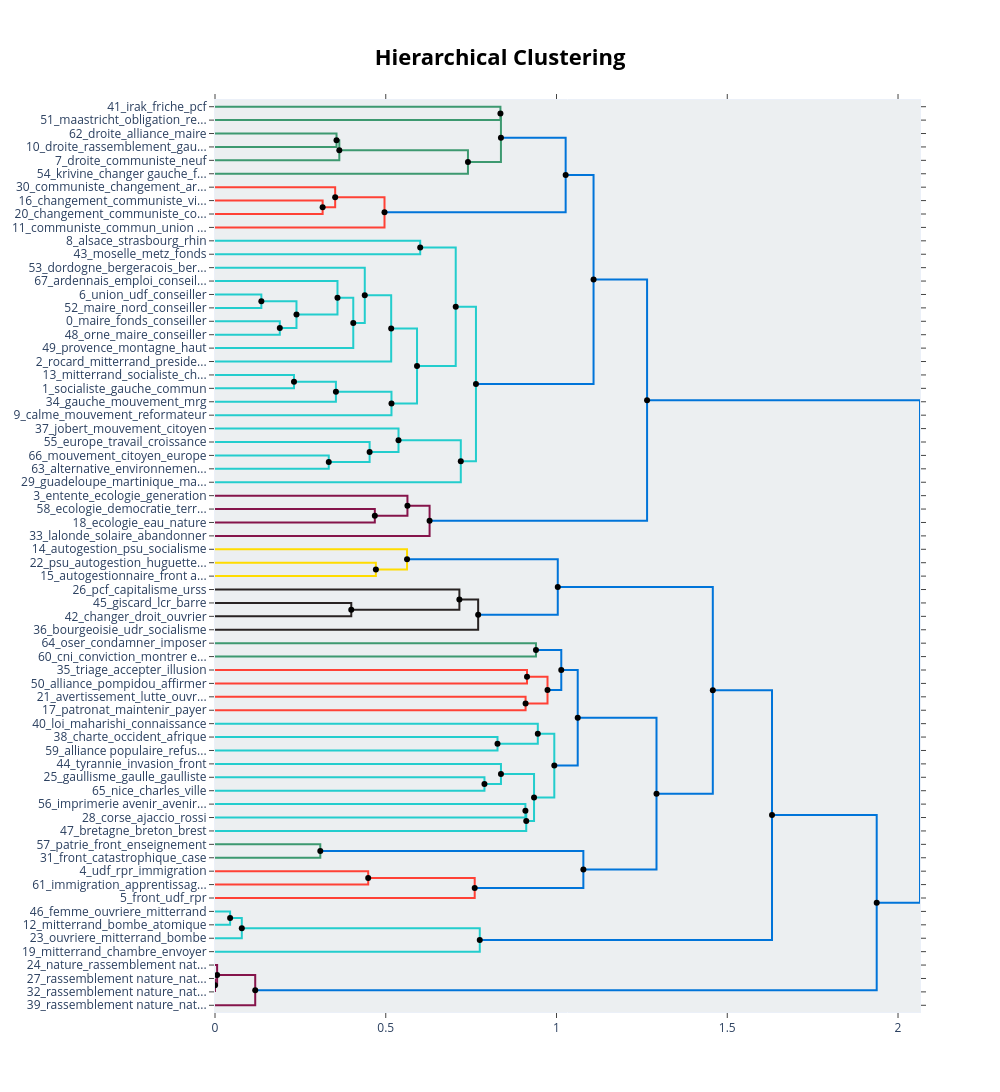

Here is the notebook cell this chart was saved with:
### Code cell
# Visualizing the potential topics hierarchical clustering
# that will be used in next cell to reduce the number of topics from 68 to 

hierarchical_topics = bertopic_model.model.hierarchical_topics(
    df_clean["text"].tolist()
)

fig = bertopic_model.model.visualize_hierarchy(
    hierarchical_topics = hierarchical_topics
)
fig.show()

### Figure 1 — Plotly figure (JSON) as saved in the notebook; plotly's stock layout.template omitted (floating-point values rounded to 4 significant figures)
{"data": [{"hoverinfo": "text", "marker": {"color": "rgb(61,153,112)"}, "mode": "lines", "text": ["irak_friche_pcf_partage_gatt", "", "", "maastricht_obligation_renier_passion_renoncer"], "type": "scatter", "x": [0.0, 0.8358, 0.8358, 0.0], "xaxis": "x", "y": [-5.0, -5.0, -15.0, -15.0], "yaxis": "y"}, {"hoverinfo": "text", "marker": {"color": "rgb(61,153,112)"}, "mode": "lines", "text": ["droite_alliance_maire_acquis_partage", "", "", "droite_rassemblement_gauche_communiste_surarmement"], "type": "scatter", "x": [0.0, 0.3558, 0.3558, 0.0], "xaxis": "x", "y": [-25.0, -25.0, -35.0, -35.0], "yaxis": "y"}, {"hoverinfo": "text", "marker": {"color": "rgb(61,153,112)"}, "mode": "lines", "text": ["droite_rassemblement_gauche_communiste_maire", "", "", "droite_communiste_neuf_maastricht_argent"], "type": "scatter", "x": [0.3558, 0.364, 0.364, 0.0], "xaxis": "x", "y": [-30.0, -30.0, -45.0, -45.0], "yaxis": "y"}, {"hoverinfo": "text", "marker": {"color": "rgb(61,153,112)"}, "mode": "lines", "text": ["droite_communiste_rassemblement_gauche_neuf", "", "", "krivine_changer gauche_forme oppression_maastricht_document"], "type": "scatter", "x": [0.364, 0.7407, 0.7407, 0.0], "xaxis": "x", "y": [-37.5, -37.5, -55.0, -55.0], "yaxis": "y"}, {"hoverinfo": "text", "marker": {"color": "rgb(61,153,112)"}, "mode": "lines", "text": ["irak_friche_pcf_maastricht_non", "", "", "droite_communiste_rassemblement_gauche_neuf"], "type": "scatter", "x": [0.8358, 0.8373, 0.8373, 0.7407], "xaxis": "x", "y": [-10.0, -10.0, -46.25, -46.25], "yaxis": "y"}, {"hoverinfo": "text", "marker": {"color": "rgb(255,65,54)"}, "mode": "lines", "text": ["changement_communiste_victoire_gauche_giscard", "", "", "changement_communiste_commun_union_changer"], "type": "scatter", "x": [0.0, 0.3152, 0.3152, 0.0], "xaxis": "x", "y": [-75.0, -75.0, -85.0, -85.0], "yaxis": "y"}, {"hoverinfo": "text", "marker": {"color": "rgb(255,65,54)"}, "mode": "lines", "text": ["communiste_changement_arrondissement_union_victoire", "", "", "changement_communiste_union_victoire_gauche"], "type": "scatter", "x": [0.0, 0.3519, 0.3519, 0.3152], "xaxis": "x", "y": [-65.0, -65.0, -80.0, -80.0], "yaxis": "y"}, {"hoverinfo": "text", "marker": {"color": "rgb(255,65,54)"}, "mode": "lines", "text": ["changement_communiste_union_victoire_gauche", "", "", "communiste_commun_union populaire_application_œuvre"], "type": "scatter", "x": [0.3519, 0.4964, 0.4964, 0.0], "xaxis": "x", "y": [-72.5, -72.5, -95.0, -95.0], "yaxis": "y"}, {"hoverinfo": "text", "marker": {"color": "rgb(0,116,217)"}, "mode": "lines", "text": ["droite_communiste_rassemblement_gauche_maastricht", "", "", "communiste_commun_changement_union_victoire"], "type": "scatter", "x": [0.8373, 1.027, 1.027, 0.4964], "xaxis": "x", "y": [-28.12, -28.12, -83.75, -83.75], "yaxis": "y"}, {"hoverinfo": "text", "marker": {"color": "rgb(35,205,205)"}, "mode": "lines", "text": ["alsace_strasbourg_rhin_mulhouse_man", "", "", "moselle_metz_fonds_maire_conseiller"], "type": "scatter", "x": [0.0, 0.6009, 0.6009, 0.0], "xaxis": "x", "y": [-105.0, -105.0, -115.0, -115.0], "yaxis": "y"}, {"hoverinfo": "text", "marker": {"color": "rgb(35,205,205)"}, "mode": "lines", "text": ["union_udf_conseiller_maire_rpr", "", "", "maire_nord_conseiller_fonds_avenir"], "type": "scatter", "x": [0.0, 0.1357, 0.1357, 0.0], "xaxis": "x", "y": [-145.0, -145.0, -155.0, -155.0], "yaxis": "y"}, {"hoverinfo": "text", "marker": {"color": "rgb(35,205,205)"}, "mode": "lines", "text": ["maire_fonds_conseiller_union_justice", "", "", "orne_maire_conseiller_agriculture_rural"], "type": "scatter", "x": [0.0, 0.1897, 0.1897, 0.0], "xaxis": "x", "y": [-165.0, -165.0, -175.0, -175.0], "yaxis": "y"}, {"hoverinfo": "text", "marker": {"color": "rgb(35,205,205)"}, "mode": "lines", "text": ["maire_conseiller_union_fonds_udf", "", "", "maire_fonds_conseiller_union_justice"], "type": "scatter", "x": [0.1357, 0.2386, 0.2386, 0.1897], "xaxis": "x", "y": [-150.0, -150.0, -170.0, -170.0], "yaxis": "y"}, {"hoverinfo": "text", "marker": {"color": "rgb(35,205,205)"}, "mode": "lines", "text": ["ardennais_emploi_conseiller_fonds_socialiste", "", "", "maire_conseiller_fonds_union_avenir"], "type": "scatter", "x": [0.0, 0.3586, 0.3586, 0.2386], "xaxis": "x", "y": [-135.0, -135.0, -160.0, -160.0], "yaxis": "y"}, {"hoverinfo": "text", "marker": {"color": "rgb(35,205,205)"}, "mode": "lines", "text": ["maire_conseiller_fonds_union_avenir", "", "", "provence_montagne_haut_tourisme_aix"], "type": "scatter", "x": [0.3586, 0.4049, 0.4049, 0.0], "xaxis": "x", "y": [-147.5, -147.5, -185.0, -185.0], "yaxis": "y"}, {"hoverinfo": "text", "marker": {"color": "rgb(35,205,205)"}, "mode": "lines", "text": ["dordogne_bergeracois_bergerac_maire_conseiller", "", "", "maire_conseiller_fonds_union_avenir"], "type": "scatter", "x": [0.0, 0.4386, 0.4386, 0.4049], "xaxis": "x", "y": [-125.0, -125.0, -166.2, -166.2], "yaxis": "y"}, {"hoverinfo": "text", "marker": {"color": "rgb(35,205,205)"}, "mode": "lines", "text": ["maire_conseiller_fonds_union_avenir", "", "", "rocard_mitterrand_presidentielle_ouverture_revenu minimum"], "type": "scatter", "x": [0.4386, 0.5159, 0.5159, 0.0], "xaxis": "x", "y": [-145.6, -145.6, -195.0, -195.0], "yaxis": "y"}, {"hoverinfo": "text", "marker": {"color": "rgb(35,205,205)"}, "mode": "lines", "text": ["mitterrand_socialiste_changement_mauroy_espoir", "", "", "socialiste_gauche_commun_union_changement"], "type": "scatter", "x": [0.0, 0.2313, 0.2313, 0.0], "xaxis": "x", "y": [-205.0, -205.0, -215.0, -215.0], "yaxis": "y"}, {"hoverinfo": "text", "marker": {"color": "rgb(35,205,205)"}, "mode": "lines", "text": ["socialiste_gauche_changement_commun_maire", "", "", "gauche_mouvement_mrg_radical_crepeau"], "type": "scatter", "x": [0.2313, 0.3541, 0.3541, 0.0], "xaxis": "x", "y": [-210.0, -210.0, -225.0, -225.0], "yaxis": "y"}, {"hoverinfo": "text", "marker": {"color": "rgb(35,205,205)"}, "mode": "lines", "text": ["socialiste_gauche_changement_commun_maire", "", "", "calme_mouvement_reformateur_construction_changement"], "type": "scatter", "x": [0.3541, 0.5168, 0.5168, 0.0], "xaxis": "x", "y": [-217.5, -217.5, -235.0, -235.0], "yaxis": "y"}, {"hoverinfo": "text", "marker": {"color": "rgb(35,205,205)"}, "mode": "lines", "text": ["maire_conseiller_fonds_union_avenir", "", "", "socialiste_gauche_changement_mouvement_maire"], "type": "scatter", "x": [0.5159, 0.5916, 0.5916, 0.5168], "xaxis": "x", "y": [-170.3, -170.3, -226.2, -226.2], "yaxis": "y"}, {"hoverinfo": "text", "marker": {"color": "rgb(35,205,205)"}, "mode": "lines", "text": ["alsace_strasbourg_rhin_mulhouse_moselle", "", "", "maire_socialiste_fonds_conseiller_union"], "type": "scatter", "x": [0.6009, 0.7049, 0.7049, 0.5916], "xaxis": "x", "y": [-110.0, -110.0, -198.3, -198.3], "yaxis": "y"}, {"hoverinfo": "text", "marker": {"color": "rgb(35,205,205)"}, "mode": "lines", "text": ["mouvement_citoyen_europe_emploi_passe", "", "", "alternative_environnement_ecologie gauche_ecologie_gauche"], "type": "scatter", "x": [0.0, 0.3331, 0.3331, 0.0], "xaxis": "x", "y": [-265.0, -265.0, -275.0, -275.0], "yaxis": "y"}, {"hoverinfo": "text", "marker": {"color": "rgb(35,205,205)"}, "mode": "lines", "text": ["europe_travail_croissance_socialiste_entreprendre", "", "", "alternative_environnement_emploi_mouvement_travail"], "type": "scatter", "x": [0.0, 0.4528, 0.4528, 0.3331], "xaxis": "x", "y": [-255.0, -255.0, -270.0, -270.0], "yaxis": "y"}, {"hoverinfo": "text", "marker": {"color": "rgb(35,205,205)"}, "mode": "lines", "text": ["jobert_mouvement_citoyen_cumul_limiter", "", "", "europe_travail_environnement_emploi_alternative"], "type": "scatter", "x": [0.0, 0.5373, 0.5373, 0.4528], "xaxis": "x", "y": [-245.0, -245.0, -262.5, -262.5], "yaxis": "y"}, {"hoverinfo": "text", "marker": {"color": "rgb(35,205,205)"}, "mode": "lines", "text": ["mouvement_travail_europe_citoyen_environnement", "", "", "guadeloupe_martinique_martiniquais_territoire_statut"], "type": "scatter", "x": [0.5373, 0.7197, 0.7197, 0.0], "xaxis": "x", "y": [-253.8, -253.8, -285.0, -285.0], "yaxis": "y"}, {"hoverinfo": "text", "marker": {"color": "rgb(35,205,205)"}, "mode": "lines", "text": ["maire_fonds_conseiller_socialiste_union", "", "", "mouvement_travail_europe_citoyen_emploi"], "type": "scatter", "x": [0.7049, 0.7641, 0.7641, 0.7197], "xaxis": "x", "y": [-154.1, -154.1, -269.4, -269.4], "yaxis": "y"}, {"hoverinfo": "text", "marker": {"color": "rgb(0,116,217)"}, "mode": "lines", "text": ["communiste_droite_gauche_changement_commun", "", "", "maire_fonds_conseiller_socialiste_union"], "type": "scatter", "x": [1.027, 1.108, 1.108, 0.7641], "xaxis": "x", "y": [-55.94, -55.94, -211.8, -211.8], "yaxis": "y"}, {"hoverinfo": "text", "marker": {"color": "rgb(133,20,75)"}, "mode": "lines", "text": ["ecologie_democratie_terrain_union ecologie_pacte", "", "", "ecologie_eau_nature_gaspillage_croissance"], "type": "scatter", "x": [0.0, 0.468, 0.468, 0.0], "xaxis": "x", "y": [-305.0, -305.0, -315.0, -315.0], "yaxis": "y"}, {"hoverinfo": "text", "marker": {"color": "rgb(133,20,75)"}, "mode": "lines", "text": ["entente_ecologie_generation_environnement_chance", "", "", "ecologie_nature_pollution_eau_environnement"], "type": "scatter", "x": [0.0, 0.5635, 0.5635, 0.468], "xaxis": "x", "y": [-295.0, -295.0, -310.0, -310.0], "yaxis": "y"}, {"hoverinfo": "text", "marker": {"color": "rgb(133,20,75)"}, "mode": "lines", "text": ["ecologie_entente_environnement_generation_chance", "", "", "lalonde_solaire_abandonner_affirmer_lieu"], "type": "scatter", "x": [0.5635, 0.6283, 0.6283, 0.0], "xaxis": "x", "y": [-302.5, -302.5, -325.0, -325.0], "yaxis": "y"}, {"hoverinfo": "text", "marker": {"color": "rgb(0,116,217)"}, "mode": "lines", "text": ["maire_fonds_communiste_union_conseiller", "", "", "ecologie_entente_environnement_generation_nature"], "type": "scatter", "x": [1.108, 1.265, 1.265, 0.6283], "xaxis": "x", "y": [-133.8, -133.8, -313.8, -313.8], "yaxis": "y"}, {"hoverinfo": "text", "marker": {"color": "rgb(255,220,0)"}, "mode": "lines", "text": ["psu_autogestion_huguette bouchardeau_huguette_bouchardeau", "", "", "autogestionnaire_front autogestionnaire_autogestion_front_droit"], "type": "scatter", "x": [0.0, 0.471, 0.471, 0.0], "xaxis": "x", "y": [-345.0, -345.0, -355.0, -355.0], "yaxis": "y"}, {"hoverinfo": "text", "marker": {"color": "rgb(255,220,0)"}, "mode": "lines", "text": ["autogestion_psu_socialisme_finir_projet", "", "", "autogestionnaire_autogestion_front autogestionnaire_psu_populaire"], "type": "scatter", "x": [0.0, 0.5623, 0.5623, 0.471], "xaxis": "x", "y": [-335.0, -335.0, -350.0, -350.0], "yaxis": "y"}, {"hoverinfo": "text", "marker": {"color": "rgb(40,35,35)"}, "mode": "lines", "text": ["giscard_lcr_barre_giscard barre_ligue communiste", "", "", "changer_droit_ouvrier_crise_mobile"], "type": "scatter", "x": [0.0, 0.399, 0.399, 0.0], "xaxis": "x", "y": [-375.0, -375.0, -385.0, -385.0], "yaxis": "y"}, {"hoverinfo": "text", "marker": {"color": "rgb(40,35,35)"}, "mode": "lines", "text": ["pcf_capitalisme_urss_querelle_socialisme", "", "", "giscard_changer_droit_ligue communiste_ligue"], "type": "scatter", "x": [0.0, 0.7156, 0.7156, 0.399], "xaxis": "x", "y": [-365.0, -365.0, -380.0, -380.0], "yaxis": "y"}, {"hoverinfo": "text", "marker": {"color": "rgb(40,35,35)"}, "mode": "lines", "text": ["giscard_socialisme_crise_barre_capitalisme", "", "", "bourgeoisie_udr_socialisme_ligue communiste_capitaliste"], "type": "scatter", "x": [0.7156, 0.7706, 0.7706, 0.0], "xaxis": "x", "y": [-372.5, -372.5, -395.0, -395.0], "yaxis": "y"}, {"hoverinfo": "text", "marker": {"color": "rgb(0,116,217)"}, "mode": "lines", "text": ["autogestion_psu_autogestionnaire_socialisme_front autogestionnaire", "", "", "socialisme_capitalisme_capitaliste_giscard_ligue communiste"], "type": "scatter", "x": [0.5623, 1.004, 1.004, 0.7706], "xaxis": "x", "y": [-342.5, -342.5, -383.8, -383.8], "yaxis": "y"}, {"hoverinfo": "text", "marker": {"color": "rgb(61,153,112)"}, "mode": "lines", "text": ["oser_condamner_imposer_sauvegarde_etranger", "", "", "cni_conviction_montrer exemple_fax_honneur antoine"], "type": "scatter", "x": [0.0, 0.9398, 0.9398, 0.0], "xaxis": "x", "y": [-405.0, -405.0, -415.0, -415.0], "yaxis": "y"}, {"hoverinfo": "text", "marker": {"color": "rgb(255,65,54)"}, "mode": "lines", "text": ["triage_accepter_illusion_version_production agricole", "", "", "alliance_pompidou_affirmer_regionalisation_abelin"], "type": "scatter", "x": [0.0, 0.9136, 0.9136, 0.0], "xaxis": "x", "y": [-425.0, -425.0, -435.0, -435.0], "yaxis": "y"}, {"hoverinfo": "text", "marker": {"color": "rgb(255,65,54)"}, "mode": "lines", "text": ["avertissement_lutte_ouvriere_ouvrier_marquer", "", "", "patronat_maintenir_payer_vendre_banque"], "type": "scatter", "x": [0.0, 0.9095, 0.9095, 0.0], "xaxis": "x", "y": [-445.0, -445.0, -455.0, -455.0], "yaxis": "y"}, {"hoverinfo": "text", "marker": {"color": "rgb(255,65,54)"}, "mode": "lines", "text": ["triage_accepter_illusion_alliance_europe", "", "", "payer_maintenir_patronat_banque_vendre"], "type": "scatter", "x": [0.9136, 0.9736, 0.9736, 0.9095], "xaxis": "x", "y": [-430.0, -430.0, -450.0, -450.0], "yaxis": "y"}, {"hoverinfo": "text", "marker": {"color": "rgb(0,116,217)"}, "mode": "lines", "text": ["cni_oser_condamner_imposer_respect", "", "", "payer_maintenir_patronat_banque_vendre"], "type": "scatter", "x": [0.9398, 1.014, 1.014, 0.9736], "xaxis": "x", "y": [-410.0, -410.0, -440.0, -440.0], "yaxis": "y"}, {"hoverinfo": "text", "marker": {"color": "rgb(35,205,205)"}, "mode": "lines", "text": ["charte_occident_afrique_boycott_principe", "", "", "alliance populaire_refus_alliance_humiliation_instauration"], "type": "scatter", "x": [0.0, 0.8272, 0.8272, 0.0], "xaxis": "x", "y": [-475.0, -475.0, -485.0, -485.0], "yaxis": "y"}, {"hoverinfo": "text", "marker": {"color": "rgb(35,205,205)"}, "mode": "lines", "text": ["loi_maharishi_connaissance_science_potentiel", "", "", "instauration_alliance populaire_charte_occident_afrique"], "type": "scatter", "x": [0.0, 0.9452, 0.9452, 0.8272], "xaxis": "x", "y": [-465.0, -465.0, -480.0, -480.0], "yaxis": "y"}, {"hoverinfo": "text", "marker": {"color": "rgb(35,205,205)"}, "mode": "lines", "text": ["gaullisme_gaulle_gaulliste_progressiste_front progressiste", "", "", "nice_charles_ville_medecin_conseiller"], "type": "scatter", "x": [0.0, 0.789, 0.789, 0.0], "xaxis": "x", "y": [-505.0, -505.0, -515.0, -515.0], "yaxis": "y"}, {"hoverinfo": "text", "marker": {"color": "rgb(35,205,205)"}, "mode": "lines", "text": ["tyrannie_invasion_front_expansion_faux", "", "", "gaullisme_nice_gaulle_gaulliste_progressiste"], "type": "scatter", "x": [0.0, 0.8373, 0.8373, 0.789], "xaxis": "x", "y": [-495.0, -495.0, -510.0, -510.0], "yaxis": "y"}, {"hoverinfo": "text", "marker": {"color": "rgb(35,205,205)"}, "mode": "lines", "text": ["imprimerie avenir_avenir graphique_graphique_socialiste imprimerie_socialiste", "", "", "corse_ajaccio_rossi_bastia_sud"], "type": "scatter", "x": [0.0, 0.9089, 0.9089, 0.0], "xaxis": "x", "y": [-525.0, -525.0, -535.0, -535.0], "yaxis": "y"}, {"hoverinfo": "text", "marker": {"color": "rgb(35,205,205)"}, "mode": "lines", "text": ["corse_ajaccio_rossi_bastia_imprimerie avenir", "", "", "bretagne_breton_brest_industrialisation_langue"], "type": "scatter", "x": [0.9089, 0.9113, 0.9113, 0.0], "xaxis": "x", "y": [-530.0, -530.0, -545.0, -545.0], "yaxis": "y"}, {"hoverinfo": "text", "marker": {"color": "rgb(35,205,205)"}, "mode": "lines", "text": ["gaullisme_nice_gaulle_front_gaulliste", "", "", "corse_bretagne_breton_ajaccio_brest"], "type": "scatter", "x": [0.8373, 0.9342, 0.9342, 0.9113], "xaxis": "x", "y": [-502.5, -502.5, -537.5, -537.5], "yaxis": "y"}, {"hoverinfo": "text", "marker": {"color": "rgb(35,205,205)"}, "mode": "lines", "text": ["loi_instauration_alliance populaire_maharishi_charte", "", "", "corse_bretagne_gaullisme_nice_gaulle"], "type": "scatter", "x": [0.9452, 0.9935, 0.9935, 0.9342], "xaxis": "x", "y": [-472.5, -472.5, -520.0, -520.0], "yaxis": "y"}, {"hoverinfo": "text", "marker": {"color": "rgb(0,116,217)"}, "mode": "lines", "text": ["payer_maintenir_patronat_banque_vendre", "", "", "corse_loi_bretagne_nation_gaullisme"], "type": "scatter", "x": [1.014, 1.062, 1.062, 0.9935], "xaxis": "x", "y": [-425.0, -425.0, -496.2, -496.2], "yaxis": "y"}, {"hoverinfo": "text", "marker": {"color": "rgb(61,153,112)"}, "mode": "lines", "text": ["patrie_front_enseignement_catastrophique_survivre", "", "", "front_catastrophique_case_retablir_enseignement"], "type": "scatter", "x": [0.0, 0.3083, 0.3083, 0.0], "xaxis": "x", "y": [-555.0, -555.0, -565.0, -565.0], "yaxis": "y"}, {"hoverinfo": "text", "marker": {"color": "rgb(255,65,54)"}, "mode": "lines", "text": ["udf_rpr_immigration_carte_sauver", "", "", "immigration_apprentissage_front_expulsion_taxe"], "type": "scatter", "x": [0.0, 0.4486, 0.4486, 0.0], "xaxis": "x", "y": [-575.0, -575.0, -585.0, -585.0], "yaxis": "y"}, {"hoverinfo": "text", "marker": {"color": "rgb(255,65,54)"}, "mode": "lines", "text": ["immigration_udf_rpr_sauver_carte", "", "", "front_udf_rpr_suppression_fiscaliste"], "type": "scatter", "x": [0.4486, 0.7605, 0.7605, 0.0], "xaxis": "x", "y": [-580.0, -580.0, -595.0, -595.0], "yaxis": "y"}, {"hoverinfo": "text", "marker": {"color": "rgb(0,116,217)"}, "mode": "lines", "text": ["front_patrie_catastrophique_enseignement_famille", "", "", "udf_rpr_front_immigration_mort"], "type": "scatter", "x": [0.3083, 1.079, 1.079, 0.7605], "xaxis": "x", "y": [-560.0, -560.0, -587.5, -587.5], "yaxis": "y"}, {"hoverinfo": "text", "marker": {"color": "rgb(0,116,217)"}, "mode": "lines", "text": ["payer_maintenir_patronat_banque_lutte", "", "", "front_udf_rpr_immigration_mort"], "type": "scatter", "x": [1.062, 1.293, 1.293, 1.079], "xaxis": "x", "y": [-460.6, -460.6, -573.8, -573.8], "yaxis": "y"}, {"hoverinfo": "text", "marker": {"color": "rgb(0,116,217)"}, "mode": "lines", "text": ["socialisme_autogestion_psu_capitalisme_capitaliste", "", "", "front_udf_rpr_immigration_mort"], "type": "scatter", "x": [1.004, 1.458, 1.458, 1.293], "xaxis": "x", "y": [-363.1, -363.1, -517.2, -517.2], "yaxis": "y"}, {"hoverinfo": "text", "marker": {"color": "rgb(35,205,205)"}, "mode": "lines", "text": ["femme_ouvriere_mitterrand_bombe_atomique", "", "", "mitterrand_bombe_atomique_femme_lutte"], "type": "scatter", "x": [0.0, 0.04422, 0.04422, 0.0], "xaxis": "x", "y": [-605.0, -605.0, -615.0, -615.0], "yaxis": "y"}, {"hoverinfo": "text", "marker": {"color": "rgb(35,205,205)"}, "mode": "lines", "text": ["mitterrand_bombe_atomique_femme_lutte", "", "", "ouvriere_mitterrand_bombe_atomique_lutte"], "type": "scatter", "x": [0.04422, 0.07847, 0.07847, 0.0], "xaxis": "x", "y": [-610.0, -610.0, -625.0, -625.0], "yaxis": "y"}, {"hoverinfo": "text", "marker": {"color": "rgb(35,205,205)"}, "mode": "lines", "text": ["mitterrand_bombe_atomique_ouvriere_lutte", "", "", "mitterrand_chambre_envoyer_lutte_vis"], "type": "scatter", "x": [0.07847, 0.7753, 0.7753, 0.0], "xaxis": "x", "y": [-617.5, -617.5, -635.0, -635.0], "yaxis": "y"}, {"hoverinfo": "text", "marker": {"color": "rgb(0,116,217)"}, "mode": "lines", "text": ["front_socialisme_udf_rpr_immigration", "", "", "mitterrand_lutte_bombe_atomique_ouvriere"], "type": "scatter", "x": [1.458, 1.631, 1.631, 0.7753], "xaxis": "x", "y": [-440.2, -440.2, -626.2, -626.2], "yaxis": "y"}, {"hoverinfo": "text", "marker": {"color": "rgb(133,20,75)"}, "mode": "lines", "text": ["rassemblement nature_nature_marseille_existence_rassemblement", "", "", "rassemblement nature_nature_marseille_existence_rassemblement"], "type": "scatter", "x": [0.0, 7.487e-06, 7.487e-06, 0.0], "xaxis": "x", "y": [-655.0, -655.0, -665.0, -665.0], "yaxis": "y"}, {"hoverinfo": "text", "marker": {"color": "rgb(133,20,75)"}, "mode": "lines", "text": ["nature_rassemblement nature_existence_rassemblement_existence lutte", "", "", "rassemblement nature_nature_marseille_existence_rassemblement"], "type": "scatter", "x": [0.0, 0.006201, 0.006201, 7.487e-06], "xaxis": "x", "y": [-645.0, -645.0, -660.0, -660.0], "yaxis": "y"}, {"hoverinfo": "text", "marker": {"color": "rgb(133,20,75)"}, "mode": "lines", "text": ["rassemblement nature_nature_existence_marseille_rassemblement", "", "", "rassemblement nature_nature_existence_bol_ras"], "type": "scatter", "x": [0.006201, 0.1178, 0.1178, 0.0], "xaxis": "x", "y": [-652.5, -652.5, -675.0, -675.0], "yaxis": "y"}, {"hoverinfo": "text", "marker": {"color": "rgb(0,116,217)"}, "mode": "lines", "text": ["front_lutte_mitterrand_socialisme_udf", "", "", "rassemblement nature_nature_existence_marseille_rassemblement"], "type": "scatter", "x": [1.631, 1.938, 1.938, 0.1178], "xaxis": "x", "y": [-533.2, -533.2, -663.8, -663.8], "yaxis": "y"}, {"hoverinfo": "text", "marker": {"color": "rgb(0,116,217)"}, "mode": "lines", "text": ["fonds_maire_union_communiste_conseiller", "", "", "front_lutte_mitterrand_socialisme_udf"], "type": "scatter", "x": [1.265, 2.064, 2.064, 1.938], "xaxis": "x", "y": [-223.8, -223.8, -598.5, -598.5], "yaxis": "y"}, {"hoverinfo": "text", "hovertext": ["droite_rassemblement_gauche_communiste_maire", "droite_communiste_rassemblement_gauche_neuf", "irak_friche_pcf_maastricht_non", "changement_communiste_union_victoire_gauche", "droite_communiste_rassemblement_gauche_maastricht", "maire_conseiller_union_fonds_udf", "maire_conseiller_fonds_union_avenir", "maire_conseiller_fonds_union_avenir", "socialiste_gauche_changement_commun_maire", "socialiste_gauche_changement_commun_maire", "maire_conseiller_fonds_union_avenir", "alsace_strasbourg_rhin_mulhouse_moselle", "mouvement_travail_europe_citoyen_environnement", "maire_fonds_conseiller_socialiste_union", "communiste_droite_gauche_changement_commun", "ecologie_entente_environnement_generation_chance", "maire_fonds_communiste_union_conseiller", "giscard_socialisme_crise_barre_capitalisme", "autogestion_psu_autogestionnaire_socialisme_front autogestionnaire", "triage_accepter_illusion_alliance_europe", "cni_oser_condamner_imposer_respect", "corse_ajaccio_rossi_bastia_imprimerie avenir", "gaullisme_nice_gaulle_front_gaulliste", "loi_instauration_alliance populaire_maharishi_charte", "payer_maintenir_patronat_banque_vendre", "immigration_udf_rpr_sauver_carte", "front_patrie_catastrophique_enseignement_famille", "payer_maintenir_patronat_banque_lutte", "socialisme_autogestion_psu_capitalisme_capitaliste", "mitterrand_bombe_atomique_femme_lutte", "mitterrand_bombe_atomique_ouvriere_lutte", "front_socialisme_udf_rpr_immigration", "rassemblement nature_nature_existence_marseille_rassemblement", "front_lutte_mitterrand_socialisme_udf", "fonds_maire_union_communiste_conseiller"], "marker": {"color": "black"}, "mode": "markers", "showlegend": false, "type": "scatter", "x": [0.3558, 0.364, 0.8358, 0.3519, 0.8373, 0.1357, 0.3586, 0.4386, 0.2313, 0.3541, 0.5159, 0.6009, 0.5373, 0.7049, 1.027, 0.5635, 1.108, 0.7156, 0.5623, 0.9136, 0.9398, 0.9089, 0.8373, 0.9452, 1.014, 0.4486, 0.3083, 1.062, 1.004, 0.04422, 0.07847, 1.458, 0.006201, 1.631, 1.265], "y": [-30, -37.5, -10, -72.5, -28.12, -150, -147.5, -145.6, -210, -217.5, -170.3, -110, -253.8, -154.1, -55.94, -302.5, -133.8, -372.5, -342.5, -430, -410, -530, -502.5, -472.5, -425, -580, -560, -460.6, -363.1, -610, -617.5, -440.2, -652.5, -533.2, -223.8]}, {"hoverinfo": "text", "hovertext": ["droite_communiste_rassemblement_gauche_neuf", "changement_communiste_union_victoire_gauche", "communiste_commun_changement_union_victoire", "maire_fonds_conseiller_union_justice", "maire_conseiller_fonds_union_avenir", "maire_conseiller_fonds_union_avenir", "socialiste_gauche_changement_mouvement_maire", "maire_socialiste_fonds_conseiller_union", "alternative_environnement_emploi_mouvement_travail", "europe_travail_environnement_emploi_alternative", "mouvement_travail_europe_citoyen_emploi", "maire_fonds_conseiller_socialiste_union", "ecologie_nature_pollution_eau_environnement", "ecologie_entente_environnement_generation_nature", "autogestionnaire_autogestion_front autogestionnaire_psu_populaire", "giscard_changer_droit_ligue communiste_ligue", "socialisme_capitalisme_capitaliste_giscard_ligue communiste", "payer_maintenir_patronat_banque_vendre", "payer_maintenir_patronat_banque_vendre", "instauration_alliance populaire_charte_occident_afrique", "gaullisme_nice_gaulle_gaulliste_progressiste", "corse_bretagne_breton_ajaccio_brest", "corse_bretagne_gaullisme_nice_gaulle", "corse_loi_bretagne_nation_gaullisme", "udf_rpr_front_immigration_mort", "front_udf_rpr_immigration_mort", "front_udf_rpr_immigration_mort", "mitterrand_lutte_bombe_atomique_ouvriere", "rassemblement nature_nature_marseille_existence_rassemblement", "rassemblement nature_nature_existence_marseille_rassemblement", "front_lutte_mitterrand_socialisme_udf"], "marker": {"color": "black"}, "mode": "markers", "showlegend": false, "type": "scatter", "x": [0.7407, 0.3152, 0.4964, 0.1897, 0.2386, 0.4049, 0.5168, 0.5916, 0.3331, 0.4528, 0.7197, 0.7641, 0.468, 0.6283, 0.471, 0.399, 0.7706, 0.9095, 0.9736, 0.8272, 0.789, 0.9113, 0.9342, 0.9935, 0.7605, 1.079, 1.293, 0.7753, 7.487e-06, 0.1178, 1.938], "y": [-46.25, -80, -83.75, -170, -160, -166.2, -226.2, -198.3, -270, -262.5, -269.4, -211.8, -310, -313.8, -350, -380, -383.8, -450, -440, -480, -510, -537.5, -520, -496.2, -587.5, -573.8, -517.2, -626.2, -660, -663.8, -598.5]}], "layout": {"autosize": false, "height": 1220, "hoverlabel": {"bgcolor": "white", "font": {"family": "Rockwell", "size": 16}}, "hovermode": "closest", "plot_bgcolor": "#ECEFF1", "showlegend": false, "title": {"font": {"color": "Black", "size": 22}, "text": "<b>Hierarchical Clustering</b>", "x": 0.5, "xanchor": "center", "yanchor": "top"}, "width": 1000, "xaxis": {"mirror": "allticks", "rangemode": "tozero", "showgrid": false, "showline": true, "showticklabels": true, "ticks": "outside", "type": "linear", "zeroline": false}, "yaxis": {"mirror": "allticks", "range": [-680, 0], "rangemode": "tozero", "showgrid": false, "showline": true, "showticklabels": true, "tickmode": "array", "ticks": "outside", "ticktext": ["41_irak_friche_pcf", "51_maastricht_obligation_re...", "62_droite_alliance_maire", "10_droite_rassemblement_gau...", "7_droite_communiste_neuf", "54_krivine_changer gauche_f...", "30_communiste_changement_ar...", "16_changement_communiste_vi...", "20_changement_communiste_co...", "11_communiste_commun_union ...", "8_alsace_strasbourg_rhin", "43_moselle_metz_fonds", "53_dordogne_bergeracois_ber...", "67_ardennais_emploi_conseil...", "6_union_udf_conseiller", "52_maire_nord_conseiller", "0_maire_fonds_conseiller", "48_orne_maire_conseiller", "49_provence_montagne_haut", "2_rocard_mitterrand_preside...", "13_mitterrand_socialiste_ch...", "1_socialiste_gauche_commun", "34_gauche_mouvement_mrg", "9_calme_mouvement_reformateur", "37_jobert_mouvement_citoyen", "55_europe_travail_croissance", "66_mouvement_citoyen_europe", "63_alternative_environnemen...", "29_guadeloupe_martinique_ma...", "3_entente_ecologie_generation", "58_ecologie_democratie_terr...", "18_ecologie_eau_nature", "33_lalonde_solaire_abandonner", "14_autogestion_psu_socialisme", "22_psu_autogestion_huguette...", "15_autogestionnaire_front a...", "26_pcf_capitalisme_urss", "45_giscard_lcr_barre", "42_changer_droit_ouvrier", "36_bourgeoisie_udr_socialisme", "64_oser_condamner_imposer", "60_cni_conviction_montrer e...", "35_triage_accepter_illusion", "50_alliance_pompidou_affirmer", "21_avertissement_lutte_ouvr...", "17_patronat_maintenir_payer", "40_loi_maharishi_connaissance", "38_charte_occident_afrique", "59_alliance populaire_refus...", "44_tyrannie_invasion_front", "25_gaullisme_gaulle_gaulliste", "65_nice_charles_ville", "56_imprimerie avenir_avenir...", "28_corse_ajaccio_rossi", "47_bretagne_breton_brest", "57_patrie_front_enseignement", "31_front_catastrophique_case", "4_udf_rpr_immigration", "61_immigration_apprentissag...", "5_front_udf_rpr", "46_femme_ouvriere_mitterrand", "12_mitterrand_bombe_atomique", "23_ouvriere_mitterrand_bombe", "19_mitterrand_chambre_envoyer", "24_nature_rassemblement nat...", "27_rassemblement nature_nat...", "32_rassemblement nature_nat...", "39_rassemblement nature_nat..."], "tickvals": [-5, -15, -25, -35, -45, -55, -65, -75, -85, -95, -105, -115, -125, -135, -145, -155, -165, -175, -185, -195, -205, -215, -225, -235, -245, -255, -265, -275, -285, -295, -305, -315, -325, -335, -345, -355, -365, -375, -385, -395, -405, -415, -425, -435, -445, -455, -465, -475, -485, -495, -505, -515, -525, -535, -545, -555, -565, -575, -585, -595, -605, -615, -625, -635, -645, -655, -665, -675], "type": "linear", "zeroline": false}}}
